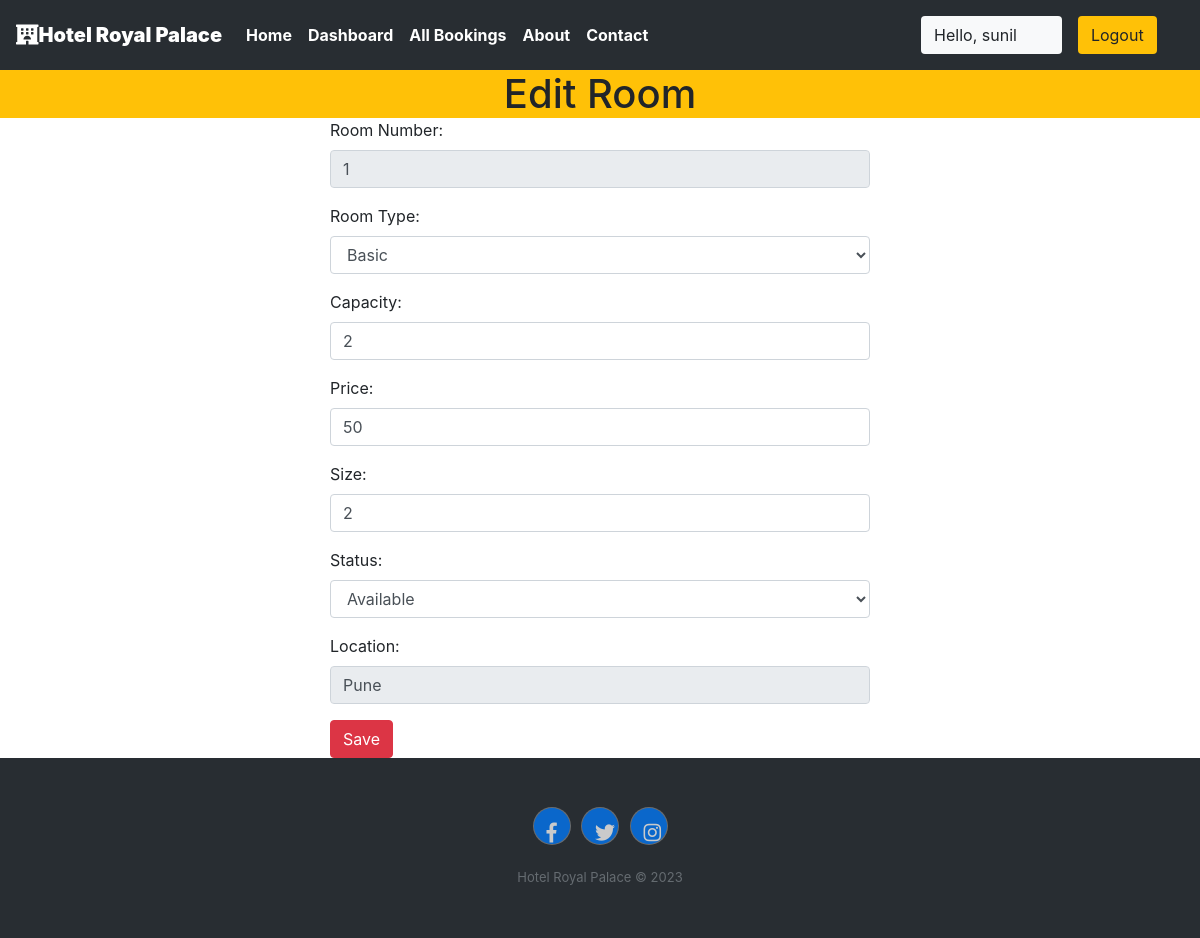
Page /staff/panel/edit-room?roomid=1 (signed in) on the committed database.
### royal/models.py (models this page shows, shortened)
class Rooms(models.Model):
    ROOM_STATUS = (
    ("1", "available"),
    ("2", "not available"),
    )
    ROOM_TYPE = (
    ("1", "premium"),
    ("2", "deluxe"),
    ("3","basic"),
    )
    room_type = models.CharField(max_length=50,choices = ROOM_TYPE)
    capacity = models.IntegerField()
    price = models.IntegerField()
    size = models.IntegerField()
    hotel = models.ForeignKey(Hotels, on_delete = models.CASCADE)
    status = models.CharField(choices =ROOM_STATUS,max_length = 15)
    roomnumber = models.IntegerField()

class Hotels(models.Model):
    name = models.CharField(max_length=30,default="royal")
    owner = models.CharField(max_length=20)
    location = models.CharField(max_length=50)
    state = models.CharField(max_length=50,default="maharashtra")
    country = models.CharField(max_length=50,default="india")

### royal/views.py (the view)
# urls.py: path('staff/panel/edit-room', views.edit_room),
@login_required(login_url='/staff')
def edit_room(request):
    if request.user.is_staff == False:
        return HttpResponse('Access Denied')
    if request.method == 'POST' and request.user.is_staff:
        print(request.POST)
        old_room = Rooms.objects.all().get(id= int(request.POST['roomid']))
        hotel = Hotels.objects.all().get(id=int(request.POST['hotel']))
        old_room.room_type  = request.POST['roomtype']
        old_room.capacity   =int(request.POST['capacity'])
        old_room.price      = int(request.POST['price'])
        old_room.size       = int(request.POST['size'])
        old_room.hotel      = hotel
        old_room.status     = request.POST['status']
        old_room.room_number=int(request.POST['roomnumber'])
        old_room.save()
        messages.success(request,"Room Details Updated Successfully")
        return redirect('staffpanel')
    else:
        room_id = request.GET['roomid']
        room = Rooms.objects.all().get(id=room_id)
        response = render(request,'staff/editroom.html',{'room':room})
        return HttpResponse(response)

### templates/staff/editroom.html (shortened to what this page needs)
{% extends 'basic.html' %}
{% block body %}
<h1 class="text-center bg-warning my-0">Edit Room</h1>
    <div class="container">
        <div class="row">
            <div class="col-md-6 col-lg-6 col-xlg-6 col-sm-12 mx-auto">
                <form action="/staff/panel/edit-room/edit" method="POST">
                    <div class="form-group">
                        <label for="pwd">Room Number:</label>
                        <input type="number" class="form-control" id="roomnumber" name="roomnumber" value="{{room.roomnumber}}" disabled>
                    </div>
                    <div class="form-group">
                        <label for="email">Room Type:</label>
                        <select class="form-control" name="roomtype" id="roomtype">
                            <option  value=3>Basic</option>
                        </select>
                    </div>
                    <div class="form-group">
                        <label for="pwd">Capacity:</label>
                        <input type="number" class="form-control " id="capacity" name="capacity" value="{{room.capacity}}">
                    </div>
                    <div class="form-group">
                        <label for="pwd">Price:</label>
                        <input type="mumber" class="form-control " id="price" name="price" value="{{room.price}}">
                    </div>
                    <div class="form-group">
                        <label for="pwd">Size:</label>
                        <input type="number" class="form-control " id="size" name="size" value="{{room.size}}">
                    </div>
                    <div class="form-group">
                        <label for="pwd">Status:</label>
                        <select class="form-control" name="status" id="status">
                            <option value="1">Available</option>
                        </select>
                    </div>
                    <div class="form-group">
                        <label for="pwd">Location:</label>
                        <input type="text" class="form-control " id="hotel" name="hotel" value="{{room.hotel.location}}" disabled>
                    </div>
                    <button type="submit" class="btn btn-danger">Save</button>
                </form>
            </div>
        </div>
    </div>
{% endblock body %}

### templates/basic.html (shortened to what this page needs)
{% load static %}
<!DOCTYPE html>
<!DOCTYPE html>
<html lang="en">
<head>
    <link rel="stylesheet" href="https://use.fontawesome.com/releases/v5.7.0/css/all.css">
    <link rel="stylesheet" href="https://maxcdn.bootstrapcdn.com/bootstrap/4.5.0/css/bootstrap.min.css" >
</head>
<body>
    <div class="container-fluid px-0">
        <nav class="navbar navbar-expand-lg navbar-dark font-weight-bold" style="background-color:#282d32">
            <a class="navbar-brand text-bold bg-black " href="/"><i class="fas fa-hotel text-"></i><b>Hotel Royal Palace</b></a>
            <div class="collapse navbar-collapse " id="navbarSupportedContent">
                <ul class="navbar-nav mr-auto ">
                    <li class="nav-item active">
                        <a class="nav-link text-bold " href="/home"> Home</a>
                    </li>
                    {% if user.is_staff %}
                    <li class="nav-item active">
                        <a class="nav-link text-bold" href="/staff/panel">Dashboard </a>
                    </li>
                    {% elif user.is_staff == False and user.is_authenticated %}
                    <li class="nav-item active">
                            <a class="nav-link text-bold" href="/user/bookings">My Bookings </a>
                        </li>
                    {% endif %}
                    {% if user.is_staff %}
                    <li class="nav-item active">
                            <a class="nav-link text-bold" href="/staff/allbookings">All Bookings </a>
                        </li>
                    {% endif %}
                    <li class="nav-item active">
                        <a class="nav-link text-bold" href="/about">About</a>
                    </li>
                    <li class="nav-item active">
                        <a class="nav-link text-bold" href="/contact">Contact </a>
                    </li>
                </ul>
                {% if user.is_authenticated %}
                      <button class="btn btn-group bg-light" data-toggle="modal" data-target="#forlogin">
                       Hello, {{request.user}}
                       <a href="/logout" class="nav-link">
                    <button class="btn btn-group bg-warning" data-toggle="modal" data-target="#forlogin">
                        Logout
                    </button></a>&nbsp; &nbsp;
                    </button>
                {% endif %}
            </div>
        </nav>
    </div>
    {% block body %}
    {% endblock body %}
    <div class="footer-dark">
        <footer>
            <div class="container">
                <div class="row">
                    <div class="col item social">
                        <a class="btn btn-square btn-primary mx-1" href=""><i class="fab fa-facebook-f"></i></a>
                        <a class="btn btn-square btn-primary mx-1" href=""><i class="fab fa-twitter"></i></a>
                        <a class="btn btn-square btn-primary mx-1" href=""><i class="fab fa-instagram"></i></a>
                    </div>
                </div>
                <p class="copyright">Hotel Royal Palace © 2023</p>
            </div>
        </footer>
    </div>
</body>
</html>

### templates/staff/editroom.html (style rules this page uses)
body { min-height: 100vh; }

### templates/basic.html (style rules this page uses)
a { text-decoration: none; }
.footer-dark { padding:50px 0; color:#f0f9ff; background-color:#282d32; }
.footer-dark .item.social { text-align:center; }
.footer-dark .item.social > a { font-size:20px; width:36px; height:36px; line-height:36px; display:inline-block; text-align:center; border-radius:50%; box-shadow:0 0 0 1px rgba(255,255,255,0.4); margin:0 8px; color:#fff; opacity:0.75; }
.footer-dark .copyright { text-align:center; padding-top:24px; opacity:0.3; font-size:13px; margin-bottom:0; }

### rows in the picture
Rooms: roomnumber "1", capacity "2", price "50", size "2", hotel "Pune"

### other values in the picture
{{ request.user }} "sunil"
